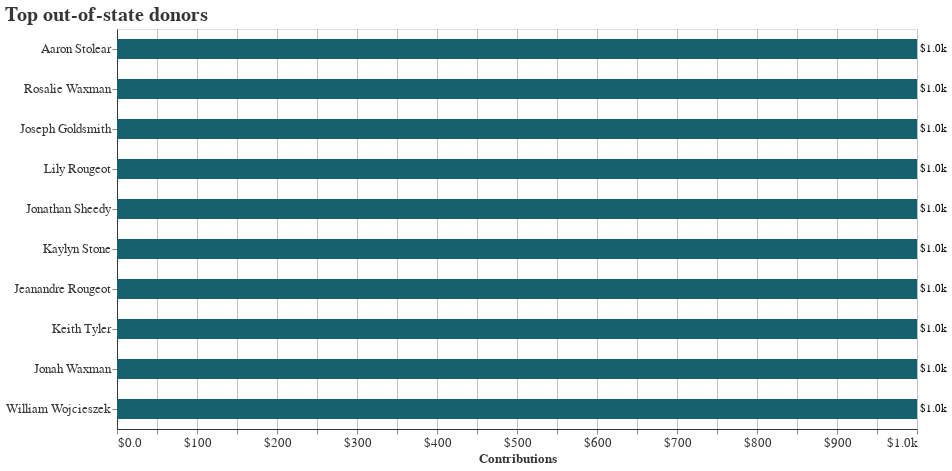

The notebook cell this image was saved under:
### Code cell
# Chart
top_outside_donors_chart = alt.Chart(top_outside_donors).mark_bar().encode(
    x=alt.X('amount', axis=alt.Axis(format='$.2s', title='Contributions')),
    y=alt.Y('contributorName', axis=alt.Axis(title=''), sort='-x'),
)

top_outside_donors_text = top_outside_donors_chart.mark_text(
    align='left',
    baseline='middle',
    dx=3  # Nudges text to right so it doesn't appear on top of the bar
).encode(
    text=alt.Text( 'amount:Q', format='$.2s'),
)


(top_outside_donors_chart + top_outside_donors_text).properties(
    title={
        "text":"Top out-of-state donors",
#         "subtitle":"Cash raised as of March 12, 2023"
    },
    height=400,
    width=800
)

### Figure 1 — Vega-Lite specification as saved in the notebook (floating-point values rounded to 4 significant figures)
{"width": 800, "config": {"arc": {"fill": "#15616D"}, "area": {"fill": "#15616D"}, "bar": {"size": 20, "binSpacing": 10, "continuousBandSize": 5, "fill": "#15616D", "stroke": false}, "circle": {"fill": "#15616D", "stroke": "#363636", "strokeWidth": 0.5}, "line": {"stroke": "#15616D"}, "path": {"stroke": "#15616D"}, "point": {"stroke": "#15616D"}, "rect": {"fill": "#15616D"}, "shape": {"stroke": "#15616D"}, "symbol": {"fill": "#15616D"}, "title": {"font": "Roboto Mono", "color": "#363636", "fontSize": 20.0, "anchor": "start"}, "axis": {"titleFont": "Roboto Mono", "titleColor": "#363636", "titleFontSize": 12.8, "labelFont": "Roboto Mono", "labelColor": "#363636", "labelFontSize": 12.8, "gridColor": "#b9c4c1", "domainColor": "#363636"}, "header": {"labelFont": "Roboto Mono", "titleFont": "Roboto Mono", "labelFontSize": 16, "titleFontSize": 16}, "legend": {"titleFont": "Roboto Mono", "titleColor": "#363636", "titleFontSize": 12.8, "labelFont": "Roboto Mono", "labelColor": "#363636", "labelFontSize": 12.8}, "range": {"category": ["#001524", "#15616D", "#ACBDBA", "#FF7D00", "#78290F"], "diverging": ["#850018", "#cd1549", "#f6618d", "#fbafc4", "#f5f5f5", "#93c5fe", "#5091e6", "#1d5ebd", "#002f84"], "heatmap": ["#ffb5d4", "#ff97b8", "#ff7499", "#fc4c78", "#ec245f", "#d2004b", "#b10034", "#91001f", "#720008"], "ramp": ["#ffb5d4", "#ff97b8", "#ff7499", "#fc4c78", "#ec245f", "#d2004b", "#b10034", "#91001f", "#720008"], "ordinal": ["#ffb5d4", "#ff97b8", "#ff7499", "#fc4c78", "#ec245f", "#d2004b", "#b10034", "#91001f", "#720008"]}}, "layer": [{"mark": "bar", "encoding": {"x": {"axis": {"format": "$.2s", "title": "Contributions"}, "field": "amount", "type": "quantitative"}, "y": {"axis": {"title": ""}, "field": "contributorName", "sort": "-x", "type": "nominal"}}}, {"mark": {"type": "text", "align": "left", "baseline": "middle", "dx": 3}, "encoding": {"text": {"field": "amount", "format": "$.2s", "type": "quantitative"}, "x": {"axis": {"format": "$.2s", "title": "Contributions"}, "field": "amount", "type": "quantitative"}, "y": {"axis": {"title": ""}, "field": "contributorName", "sort": "-x", "type": "nominal"}}}], "data": {"name": "data-cc7467f4a5dd10736f81e9ad9d32329b"}, "height": 400, "title": {"text": "Top out-of-state donors"}, "$schema": "https://vega.github.io/schema/vega-lite/v4.17.0.json", "datasets": {"data-cc7467f4a5dd10736f81e9ad9d32329b": [{"contributorName": "Aaron Stolear", "contributorStateCode": "FL", "amount": 1000.0}, {"contributorName": "Rosalie Waxman", "contributorStateCode": "CA", "amount": 1000.0}, {"contributorName": "Joseph Goldsmith", "contributorStateCode": "CA", "amount": 1000.0}, {"contributorName": "Lily Rougeot", "contributorStateCode": "NJ", "amount": 1000.0}, {"contributorName": "Jonathan Sheedy", "contributorStateCode": "IN", "amount": 1000.0}, {"contributorName": "Kaylyn Stone", "contributorStateCode": "GA", "amount": 1000.0}, {"contributorName": "Jeanandre Rougeot", "contributorStateCode": "CA", "amount": 1000.0}, {"contributorName": "Keith Tyler", "contributorStateCode": "WA", "amount": 1000.0}, {"contributorName": "Jonah Waxman", "contributorStateCode": "MN", "amount": 1000.0}, {"contributorName": "William Wojcieszek", "contributorStateCode": "IN", "amount": 1000.0}]}}
